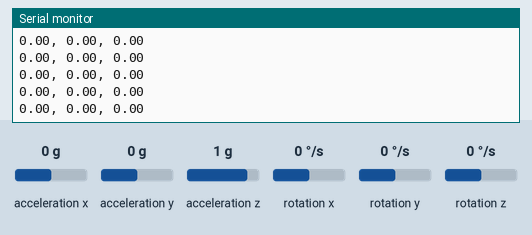
Recording of a sketch running on a simulated Arduino Uno, built with avr-gcc and run on an emulated ATmega328P. Shown: the last lines printed to the serial monitor. Wiring (inferred from the names in the program): MPU-6050 motion sensor at I2C address 0x68. The inputs (shaded band) are chosen by the test bench; at power-on: acceleration x 0 g, acceleration y 0 g, acceleration z 1 g, rotation x 0 °/s, rotation y 0 °/s, rotation z 0 °/s.

Above: at 3.0 s.
3.1 s: acceleration x set to 0.8 g
At 4.1 s:
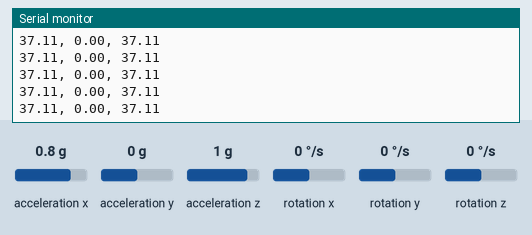
6.1 s: acceleration y set to 0.8 g
At 6.6 s:
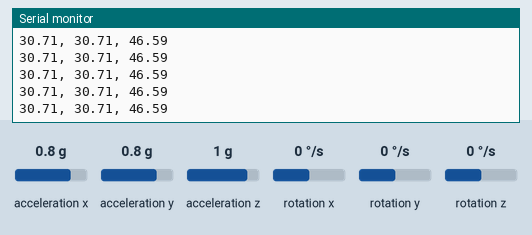
9.1 s: acceleration x set to -1.4 g
At 9.9 s:
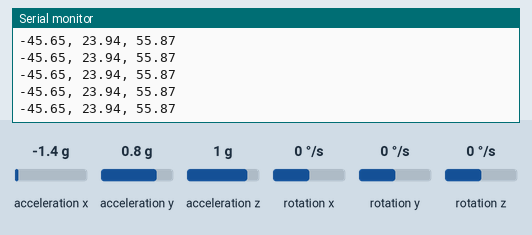
12.1 s: acceleration x set to 0 g
At 12.8 s:
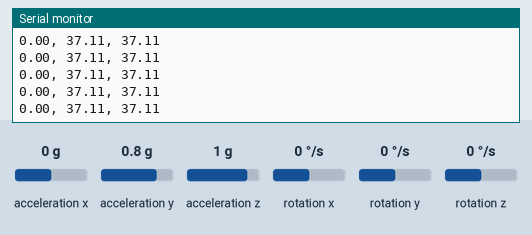
15.1 s: acceleration x set to -0.8 g
At 15.6 s:
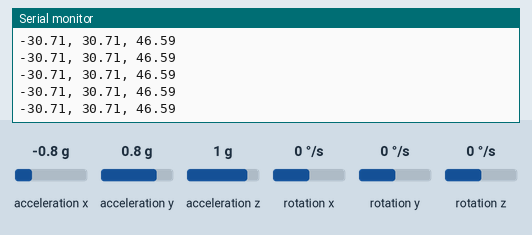
Timing chart, 0 to 18.1 s (numbered marks = the images above; inputs shaded):
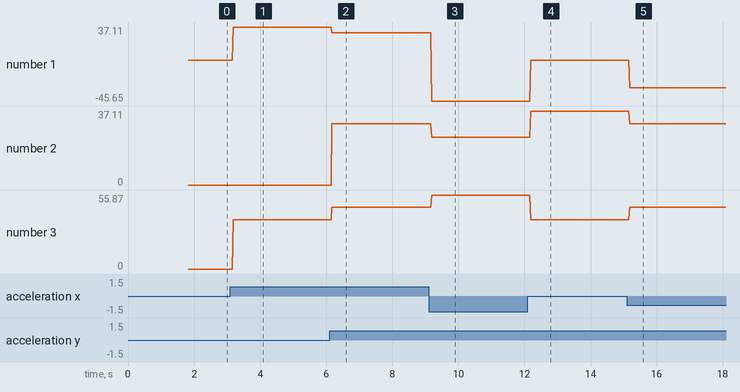

Measured:
- after the input at 3.1 s, the serial monitor: prints a new line after 0.08 s (image 1)
- after the input at 6.1 s, the serial monitor: prints a new line after 0.07 s (image 2)
- after the input at 9.1 s, the serial monitor: prints a new line after 0.09 s (image 3)
- after the input at 12.1 s, the serial monitor: prints a new line after 0.08 s (image 4)
- after the input at 15.1 s, the serial monitor: prints a new line after 0.08 s (image 5)
- plotted number 1: 0 → 37.11 after the input at 3.1 s, 37.11 → 30.71 after the input at 6.1 s, 30.71 → -45.65 after the input at 9.1 s, -45.65 → 0 after the input at 12.1 s, 0 → -30.71 after the input at 15.1 s
- plotted number 2: 0 → 30.71 after the input at 6.1 s, 30.71 → 23.94 after the input at 9.1 s, 23.94 → 37.11 after the input at 12.1 s, 37.11 → 30.71 after the input at 15.1 s
- plotted number 3: 0 → 37.11 after the input at 3.1 s, 37.11 → 46.59 after the input at 6.1 s, 46.59 → 55.87 after the input at 9.1 s, 55.87 → 37.11 after the input at 12.1 s, 37.11 → 46.59 after the input at 15.1 s

The sketch:

simpleAccelerometer.ino
```cpp
#include<Wire.h>
const int MPU_addr=0x68;  // I2C address of the MPU-6050
int16_t AcX,AcY,AcZ,Tmp,GyX,GyY,GyZ;
double timefor=millis();
int i = 1;
double gyroX,gyroY,gyroZ;
double angleX,angleY,angleZ;
double accelerationAngleX,accelerationAngleY,accelerationAngleZ;
double dt = 0;
double xoffset,yoffset,zoffset;
double xangularoffset,yangularoffset,zangularoffset;


//-----------------------------------------------------------------------------------------------------------------------------------------------------------


void setup(){
  Serial.begin(9600);
  Serial.println("Beginning setup");
  Wire.begin();


  Wire.beginTransmission(MPU_addr);
  Wire.write(0x6B);  // PWR_MGMT_1 register
  Wire.write(0);     // set to zero (wakes up the MPU-6050)
  Wire.endTransmission(false);

  //calibrates the MPU-6050
  for(int loopcounter = 0; loopcounter < 1000; loopcounter++){
    Wire.beginTransmission(MPU_addr);
    Wire.write(0x3B);  // starting with register 0x3B (ACCEL_XOUT_H)
    Wire.endTransmission(false);
    Wire.requestFrom(MPU_addr,14,true);  // request a total of 14 registers
    AcX=Wire.read()<<8|Wire.read();  // 0x3B (ACCEL_XOUT_H) & 0x3C (ACCEL_XOUT_L)
    AcY=Wire.read()<<8|Wire.read();  // 0x3D (ACCEL_YOUT_H) & 0x3E (ACCEL_YOUT_L)
    AcZ=Wire.read()<<8|Wire.read();  // 0x3F (ACCEL_ZOUT_H) & 0x40 (ACCEL_ZOUT_L)
    Tmp=Wire.read()<<8|Wire.read();  // 0x14 (TEMP_OUT_H) & 0x42 (TEMP_OUT_L)
    GyX=Wire.read()<<8|Wire.read();  // 0x43 (GYRO_XOUT_H) & 0x44 (GYRO_XOUT_L)
    GyY=Wire.read()<<8|Wire.read();  // 0x45 (GYRO_YOUT_H) & 0x46 (GYRO_YOUT_L)
    GyZ=Wire.read()<<8|Wire.read();  // 0x47 (GYRO_ZOUT_H) & 0x48 (GYRO_ZOUT_L)

    xoffset = xoffset + AcX;
    yoffset = yoffset + AcY;
    zoffset = zoffset + AcZ;
    xangularoffset = xangularoffset +GyX;
    yangularoffset = yangularoffset +GyY;
    zangularoffset = zangularoffset +GyZ;
  }
  xoffset = xoffset/1000;
  yoffset = yoffset/1000;
  zoffset = 16384-(zoffset/1000); //use the 16384 as that is the equivalent of 1g
  xangularoffset=xangularoffset/1000;
  yangularoffset=yangularoffset/1000;
  zangularoffset=zangularoffset/1000;

  Serial.println("Setup Complete");
}


//-----------------------------------------------------------------------------------------------------------------------------------------------------------


void loop(){

  //read data for the first MPU-6050
  Wire.beginTransmission(MPU_addr);
  Wire.write(0x3B);  // starting with register 0x3B (ACCEL_XOUT_H)
  Wire.endTransmission(false);
  Wire.requestFrom(MPU_addr,14,true);  // request a total of 14 registers
  AcX=Wire.read()<<8|Wire.read();  // 0x3B (ACCEL_XOUT_H) & 0x3C (ACCEL_XOUT_L)
  AcY=Wire.read()<<8|Wire.read();  // 0x3D (ACCEL_YOUT_H) & 0x3E (ACCEL_YOUT_L)
  AcZ=Wire.read()<<8|Wire.read();  // 0x3F (ACCEL_ZOUT_H) & 0x40 (ACCEL_ZOUT_L)
  Tmp=Wire.read()<<8|Wire.read();  // 0x41 (TEMP_OUT_H) & 0x42 (TEMP_OUT_L)
  GyX=Wire.read()<<8|Wire.read();  // 0x43 (GYRO_XOUT_H) & 0x44 (GYRO_XOUT_L)
  GyY=Wire.read()<<8|Wire.read();  // 0x45 (GYRO_YOUT_H) & 0x46 (GYRO_YOUT_L)
  GyZ=Wire.read()<<8|Wire.read();  // 0x47 (GYRO_ZOUT_H) & 0x48 (GYRO_ZOUT_L)

  //Adjusts for Calibration
  AcX = AcX-xoffset;
  AcY = AcY-yoffset;
  AcZ = AcZ-zoffset;

  //scale and adjust for calibration
  GyX = (GyX-xangularoffset)/131;
  GyY = (GyY-yangularoffset)/131;
  GyZ = (GyZ-zangularoffset)/131;

  //find the angle of acceleration
  accelerationAngleX = (180/3.141592) * atan2(AcX , sqrt(pow(AcY,2) + pow(AcZ,2)));
  accelerationAngleY = (180/3.141592) * atan2(AcY , sqrt(pow(AcX,2) + pow(AcZ,2)));
  accelerationAngleZ = (180/3.141592) * atan2(sqrt(pow(AcY,2) + pow(AcX,2)) , AcZ);

  if (i == 1){
    //initiallizes the gyro angle
    gyroX = accelerationAngleX;
    gyroY = accelerationAngleY;
    gyroZ = accelerationAngleZ;
    timefor = millis();
  }
  else{
    //integrate the gyroscopic change
    dt = abs((timefor-millis()))/1000;
    timefor = millis();
    gyroX = gyroX + (dt*GyX);
    gyroY = gyroY + (dt*GyY);
    gyroZ = gyroZ + (dt*GyZ);
  }

  //filters the data
  angleX = (.96 * accelerationAngleX) + (.04*gyroX);
  angleY = (.96 * accelerationAngleY) + (.04*gyroY);
  angleZ = (.96 * accelerationAngleZ) + (.04*gyroZ);

  //print out the angle in each direction
  Serial.print(angleX); Serial.print(", ");
  Serial.print(angleY); Serial.print(", ");
  Serial.println(angleZ);


  i++;
}
```
